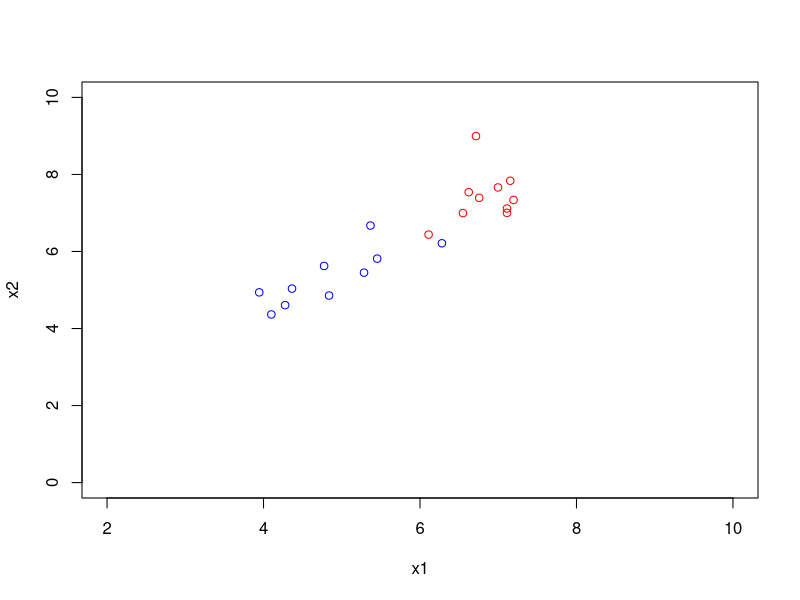
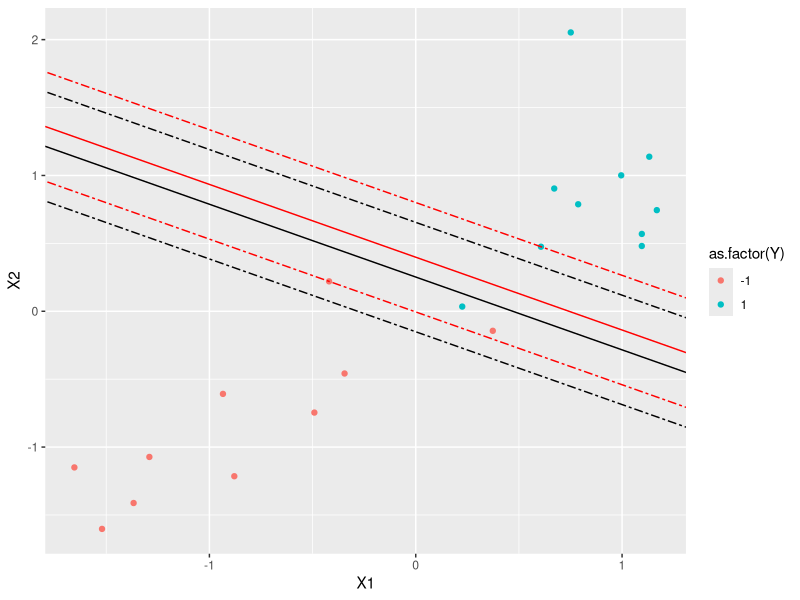

Source code (R) for these figures, in order:
## ---- chunk 1
knitr::opts_chunk$set(echo = TRUE)
## ---- chunk 2
library(mvtnorm)
set.seed(100)
n=10
X = rmvnorm(n, mean=c(7,7), sigma=matrix(c(1,0.5,0.5,1), ncol = 2))
x1 = X[,1]
x2 = X[,2]
X = rmvnorm(n, mean=c(5,5), sigma=matrix(c(1,0.5,0.5,1), ncol = 2))
x11 = X[,1]
x22 = X[,2]

plot(x1,x2,col="red",xlim=c(2,10),ylim=c(0,10))+ points(x11,x22,col="blue")
## ---- chunk 3
library(quadprog)
library(Matrix)
X <- matrix(c(x1,x11,x2,x22),ncol=2)
Y <- matrix(rep(c(1,-1),each=n), ncol=1)
X <- scale(X)

Ymat <- Y %*% t(Y)
Xmat <- X %*% t(X)

Dmat <- Ymat * Xmat
Dmatnear <- nearPD(Dmat)

# dvec       <- t(matrix(1,2*n,1))
dvec <- as.vector(matrix(1,2*n,1))
firstrow <- t(Y)
diagmat <- diag(x = 2*n)
diagmat2 <- -diag(x = 2*n)
Amat_t <- rbind(firstrow, diagmat, diagmat2)
Amat <- t(Amat_t)
cval <- 10
# bvec <- t(as.matrix(c(rep(0,(2*n+1)),rep(-cval,(2*n)))))
bvec <- c(rep(0,(2*n+1)),rep(-cval,(2*n)))
res <- solve.QP(Dmat=Dmatnear$mat,dvec=dvec,Amat=Amat,bvec=bvec, meq=1)

alpha <- res$solution 
betas <- t(as.matrix(alpha*Y)) %*% (X);
ind<- which(alpha>1e-5)
# mean(Y[ind] - t(as.matrix(alpha[ind]*Y[ind])) %*% (X[ind,]) %*% t(X[ind,]))

beta0<- mean(Y[ind]-X[ind,]%*%t(betas))

betas;beta0
## ---- chunk 4
## compared with SVM function
library(e1071)
svm.model <- svm(as.factor(Y) ~ X, cost = 10, kernel="linear",scale=FALSE)
beta = drop(t(svm.model$coefs)%*%X[svm.model$index,])
beta0.svm = coef(svm.model)[1]
beta;beta0.svm

## ---- chunk 5
library(ggplot2)
dt <- data.frame(X1 = X[,1],
                    X2 = X[,2],
                    Y = Y)
ggplot(dt, aes(x=X1, y=X2)) +
  geom_point(aes(color=as.factor(Y)))+
  geom_abline(slope = -betas[1]/betas[2], intercept =-beta0/betas[2])+
  geom_abline(slope = -betas[1]/betas[2], intercept =(1-beta0)/betas[2], linetype="twodash")+
  geom_abline(slope = -betas[1]/betas[2], intercept =(-1-beta0)/betas[2], linetype="twodash") +
  geom_abline(slope= -beta[1]/beta[2], intercept = -beta0.svm/beta[2], color='red')+
  geom_abline(slope= -beta[1]/beta[2], intercept = (1-beta0.svm)/beta[2], color='red',linetype="twodash")+
  geom_abline(slope= -beta[1]/beta[2], intercept = (-1-beta0.svm)/beta[2], color='red',linetype="twodash") 
